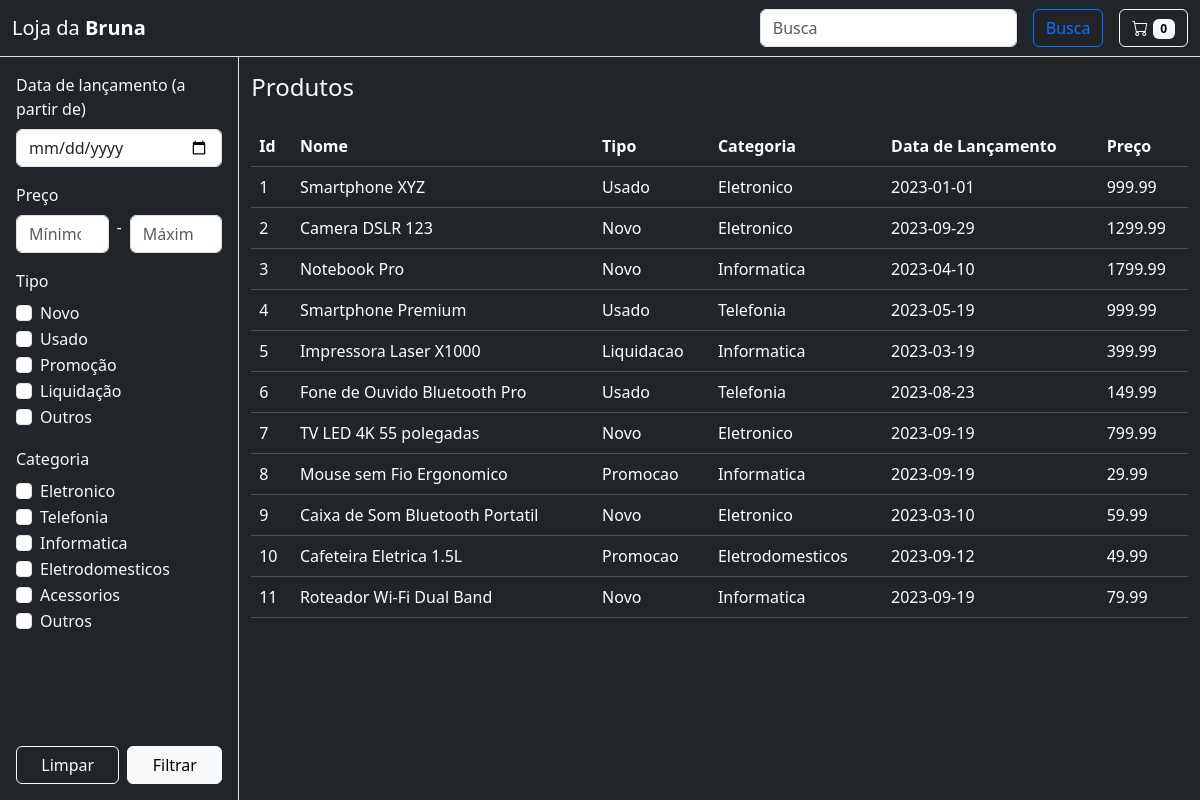
The page / on the database its author committed.
### tables this page shows
CREATE TABLE Produto (
    id INT(4) AUTO_INCREMENT PRIMARY KEY,
    nome VARCHAR(255) NOT NULL,
    descricao TEXT,
    preco DECIMAL(10, 2) NOT NULL,
    tipo ENUM('Novo', 'Usado', 'Promocao', 'Liquidacao', 'Outros') NOT NULL,
    categoria SET('Eletronico', 'Telefonia', 'Informatica', 'Eletrodomesticos', 'Acessorios', 'Outros') NOT NULL,
    data_lancamento DATE,
    desconto_usados DECIMAL(10, 2)
);

### index.php (the view, shortened to what this page needs)
<?php
require_once("conexao.php");
try {
    $data_lancamento = "";
    $min_preco = "";
    $max_preco = "";
    $tipos = array();
    $categorias = array();
    $query = "SELECT id, nome, descricao, preco, tipo, categoria, data_lancamento FROM produto";
    $stmt = $conn->prepare($query);
    $stmt->execute();
    $results = $stmt->fetchAll(PDO::FETCH_ASSOC);
} catch (PDOException $e) {
    echo "Error: " . $e->getMessage();
}
?>
<!doctype html>
<html lang="pt-br">
    <head>
        <link rel="stylesheet" href="https://cdn.jsdelivr.net/npm/bootstrap-icons@1.11.3/font/bootstrap-icons.min.css">
        <link href="https://cdn.jsdelivr.net/npm/bootstrap@5.3.2/dist/css/bootstrap.min.css" rel="stylesheet"/>
    </head>
    <body>
        <main class="bg-dark text-light vh-100 d-flex flex-column">
            <?php require("header.php") ?>
            <div class="flex-fill d-flex flex-row overflow-hidden">
                <form class="border-end w-25 d-flex flex-column" action="/loja/index.php" method="GET">
                    <div class="flex-fill d-flex flex-column overflow-auto p-3">
                        <label class="form-label" for="data_lancamento">Data de lançamento (a partir de)</label>
                        <input class="form-control" name="data_lancamento" type="date" value="<?= $data_lancamento ?>" />
                        <label class="form-label mt-3" for="min_preco">Preço</label>
                        <div class="d-flex gap-2">
                            <input class="form-control" type="number" name="min_preco" placeholder="Mínimo" min="0" value="<?= $min_preco ?>" />
                            <span>-</span>
                            <input class="form-control" type="number" name="max_preco" placeholder="Máximo" min="0" value="<?= $max_preco ?>" />
                        </div>
                        <label class="form-label mt-3" for="tipo">Tipo</label>
                        <div class="form-check">
                            <input class="form-check-input" name="tipo" type="checkbox" value="Novo" id="tipoNovo" <?= in_array("Novo", $tipos) ? "checked" : "" ?> />
                            <label class="form-check-label" for="tipoNovo">Novo</label>
                        </div>
                        <div class="form-check">
                            <input class="form-check-input" name="tipo" type="checkbox" value="Usado" id="tipoUsado" <?= in_array("Usado", $tipos) ? "checked" : "" ?> />
                            <label class="form-check-label" for="tipoUsado">Usado</label>
                        </div>
                        <div class="form-check">
                            <input class="form-check-input" name="tipo" type="checkbox" value="Promoção" id="tipoPromoção" <?= in_array("Promoção", $tipos) ? "checked" : "" ?> />
                            <label class="form-check-label" for="tipoPromoção">Promoção</label>
                        </div>
                        <div class="form-check">
                            <input class="form-check-input" name="tipo" type="checkbox" value="Liquidação" id="tipoLiquidação" <?= in_array("Liquidação", $tipos) ? "checked" : "" ?> />
                            <label class="form-check-label" for="tipoLiquidação">Liquidação</label>
                        </div>
                        <div class="form-check">
                            <input class="form-check-input" name="tipo" type="checkbox" value="Outros" id="tipoOutros" <?= in_array("Outros", $tipos) ? "checked" : "" ?> />
                            <label class="form-check-label" for="tipoOutros">Outros</label>
                        </div>
                        <label class="form-label mt-3" for="categoria">Categoria</label>
                        <div class="form-check">
                            <input class="form-check-input" name="categoria" type="checkbox" value="Eletronico" id="categoriaEletronico" <?= in_array("Eletronico", $categorias) ? "checked" : "" ?> />
                            <label class="form-check-label" for="categoriaEletronico">Eletronico</label>
                        </div>
                        <div class="form-check">
                            <input class="form-check-input" name="categoria" type="checkbox" value="Telefonia" id="categoriaTelefonia" <?= in_array("Telefonia", $categorias) ? "checked" : "" ?> />
                            <label class="form-check-label" for="categoriaTelefonia">Telefonia</label>
                        </div>
                        <div class="form-check">
                            <input class="form-check-input" name="categoria" type="checkbox" value="Informatica" id="categoriaInformatica" <?= in_array("Informatica", $categorias) ? "checked" : "" ?> />
                            <label class="form-check-label" for="categoriaInformatica">Informatica</label>
                        </div>
                        <div class="form-check">
                            <input class="form-check-input" name="categoria" type="checkbox" value="Eletrodomesticos" id="categoriaEletrodomesticos" <?= in_array("Eletrodomesticos", $categorias) ? "checked" : "" ?> />
                            <label class="form-check-label" for="categoriaEletrodomesticos">Eletrodomesticos</label>
                        </div>
                        <div class="form-check">
                            <input class="form-check-input" name="categoria" type="checkbox" value="Acessorios" id="categoriaAcessorios" <?= in_array("Acessorios", $categorias) ? "checked" : "" ?> />
                            <label class="form-check-label" for="categoriaAcessorios">Acessorios</label>
                        </div>
                        <div class="form-check">
                            <input class="form-check-input" name="categoria" type="checkbox" value="Outros" id="categoriaOutros" <?= in_array("Outros", $categorias) ? "checked" : "" ?> />
                            <label class="form-check-label" for="categoriaOutros">Outros</label>
                        </div>
                    </div>
                    <footer class="p-3 d-flex gap-2">
                        <a class="btn btn-outline-light flex-fill" href="/loja/index.php?search=<?= $search ?>">Limpar</a>
                        <input class="btn btn-light flex-fill" type="submit" value="Filtrar">
                    </footer>
                </form>
                <div class="container pt-3">
                    <h4>Produtos</h4>
                    <?php
                        if (empty($results)) {
                            ?>
                                <div class="alert alert-dark mt-4" role="alert">
                                    Nenhum resultado encontrado.
                                </div>
                            <?php
                        } else {
                            ?>
                                <table class="table table-hover table-dark mt-4">
                                    <thead>
                                        <tr>
                                            <th scope="col">Id</th>
                                            <th scope="col">Nome</th>
                                            <th scope="col">Tipo</th>
                                            <th scope="col">Categoria</th>
                                            <th scope="col">Data de Lançamento</th>
                                            <th scope="col">Preço</th>
                                        </tr>
                                    </thead>
                                    <tbody>
                                        <?php
                                            foreach ($results as $item) {
                                                ?>
                                                    <tr onclick="mostrarDetalhe(<?= $item['id']?>)" role="button">
                                                        <td scope="row"><?= $item["id"] ?></td>
                                                        <td scope="row"><?= $item["nome"] ?></td>
                                                        <td scope="row"><?= $item["tipo"] ?></td>
                                                        <td scope="row"><?= $item["categoria"] ?></td>
                                                        <td scope="row"><?= $item["data_lancamento"] ?></td>
                                                        <td scope="row"><?= $item["preco"] ?></td>
                                                    </tr>
                                                <?php
                                            }
                                        ?>
                                    </tbody>
                                </table>
                            <?php
                        }
                    ?>
                </div>
            </div>
        </main>
    </body>
</html>

### header.php (shortened to what this page needs)
<?php
require_once("conexao.php");
$search = (isset($_GET["search"]) && !empty($_GET["search"])) ? $_GET["search"] : "";
$stmt = $conn->prepare("SELECT COUNT(1) AS quantidade FROM carrinho");
$stmt->execute();
$carrinho = $stmt->fetch(PDO::FETCH_ASSOC);
?>
<nav class="navbar navbar-expand-lg navbar-dark bg-dark border-bottom">
    <div class="container-fluid">
        <a class="navbar-brand" href="/loja">
            Loja da
            <b>Bruna</b>
        </a>
        <div class="collapse navbar-collapse" id="navbarSupportedContent">
            <form class="d-flex flex-fill justify-content-end gap-3" action="index.php" method="GET">
                <input
                    class="form-control w-auto flex-grow-1 flex-md-grow-0"
                    name="search"
                    type="search"
                    placeholder="Busca"
                    aria-label="Busca"
                    value="<?= $search ?>"
                >
                <button class="btn btn-outline-primary" type="submit">Busca</button>
            </form>
        </div>
        <a href="/loja/carrinho.php" class="btn btn-outline-light">
            <i class="bi bi-cart"></i>
            <span class="badge text-bg-light"><?= $carrinho["quantidade"] ?></span>
        </a>
    </div>
</nav>

### rows shown on the page
produto: id "1", nome "Smartphone XYZ", tipo "Usado", categoria "Eletronico", data_lancamento "2023-01-01", preco "999.99"
produto: id "2", nome "Camera DSLR 123", tipo "Novo", categoria "Eletronico", data_lancamento "2023-09-29", preco "1299.99"
produto: id "3", nome "Notebook Pro", tipo "Novo", categoria "Informatica", data_lancamento "2023-04-10", preco "1799.99"
produto: id "4", nome "Smartphone Premium", tipo "Usado", categoria "Telefonia", data_lancamento "2023-05-19", preco "999.99"
produto: id "5", nome "Impressora Laser X1000", tipo "Liquidacao", categoria "Informatica", data_lancamento "2023-03-19", preco "399.99"
produto: id "6", nome "Fone de Ouvido Bluetooth Pro", tipo "Usado", categoria "Telefonia", data_lancamento "2023-08-23", preco "149.99"
produto: id "7", nome "TV LED 4K 55 polegadas", tipo "Novo", categoria "Eletronico", data_lancamento "2023-09-19", preco "799.99"
produto: id "8", nome "Mouse sem Fio Ergonomico", tipo "Promocao", categoria "Informatica", data_lancamento "2023-09-19", preco "29.99"
produto: id "9", nome "Caixa de Som Bluetooth Portatil", tipo "Novo", categoria "Eletronico", data_lancamento "2023-03-10", preco "59.99"
produto: id "10", nome "Cafeteira Eletrica 1.5L", tipo "Promocao", categoria "Eletrodomesticos", data_lancamento "2023-09-12", preco "49.99"
produto: id "11", nome "Roteador Wi-Fi Dual Band", tipo "Novo", categoria "Informatica", data_lancamento "2023-09-19", preco "79.99"

### other values the page prints
$carrinho["quantidade"] "0"
